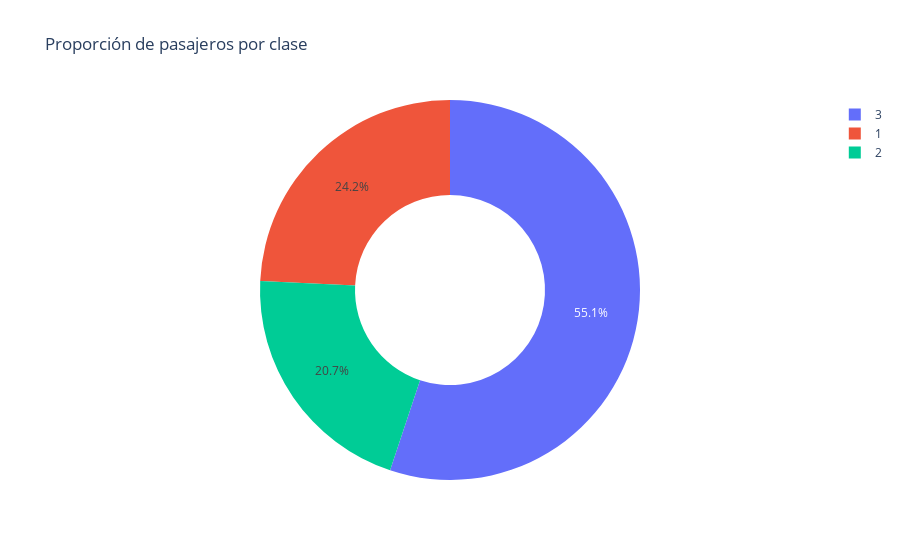

The code cell stored with this chart in its notebook:
### Code cell
fig = px.pie(
    pasajeros_pclass2, # lo hacemos con sex como columna mas no como indice
    names='Pclass',
    values='PassengerId',
    title='Proporción de pasajeros por clase',
    hole=0.5 
)

fig.show()

### Figure 1 — Plotly figure (JSON) as saved in the notebook; plotly's stock layout.template omitted (floating-point values rounded to 4 significant figures)
{"data": [{"domain": {"x": [0, 1], "y": [0, 1]}, "hole": 0.5, "hovertemplate": "Pclass=%{label}<br>PassengerId=%{value}<extra></extra>", "labels": [1, 2, 3], "legendgroup": "", "name": "", "showlegend": true, "type": "pie", "values": [216, 184, 491]}], "layout": {"autosize": true, "legend": {"tracegroupgap": 0}, "title": {"text": "Proporción de pasajeros por clase"}}}
